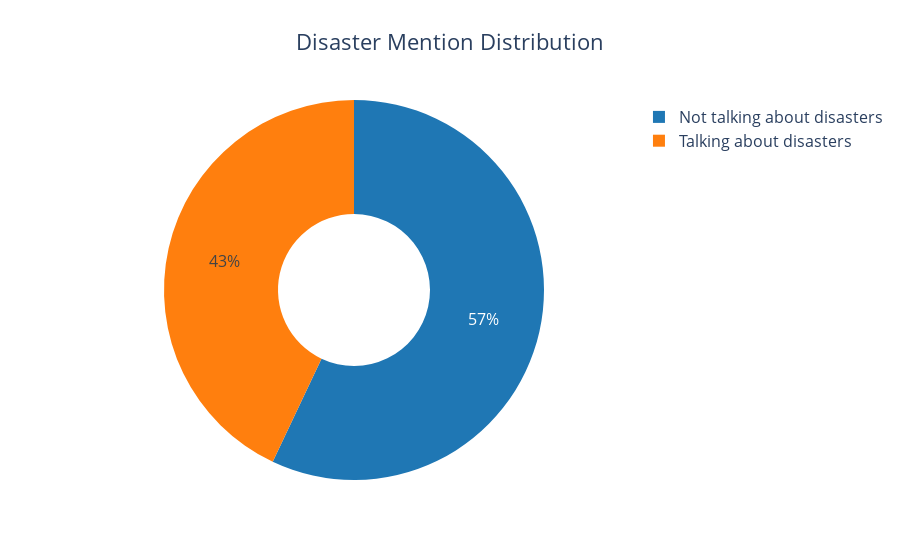

Notebook cell for this chart:
### Markdown cell above
### How many tweets talk about disasters

### Code cell
value_counts = data_train['target'].value_counts()

fig = go.Figure(data=[go.Pie(
    labels=['Not talking about disasters', 'Talking about disasters'],
    values=value_counts,
    hole=0.4,  # Set the hole size for a donut chart effect
    marker=dict(colors=['#1f77b4', '#ff7f0e'])  # Customize the colors for each section
)])
fig.update_layout(
    title='Disaster Mention Distribution',
    title_x=0.5,  # Align the title to the center
    font=dict(size=16)  # Increase font size for readability
)
fig.show()

### Figure 1 — Plotly figure (JSON) as saved in the notebook; plotly's stock layout.template omitted (floating-point values rounded to 4 significant figures)
{"data": [{"hole": 0.4, "labels": ["Not talking about disasters", "Talking about disasters"], "marker": {"colors": ["#1f77b4", "#ff7f0e"]}, "type": "pie", "values": [4342, 3271]}], "layout": {"font": {"size": 16}, "title": {"text": "Disaster Mention Distribution", "x": 0.5}}}
